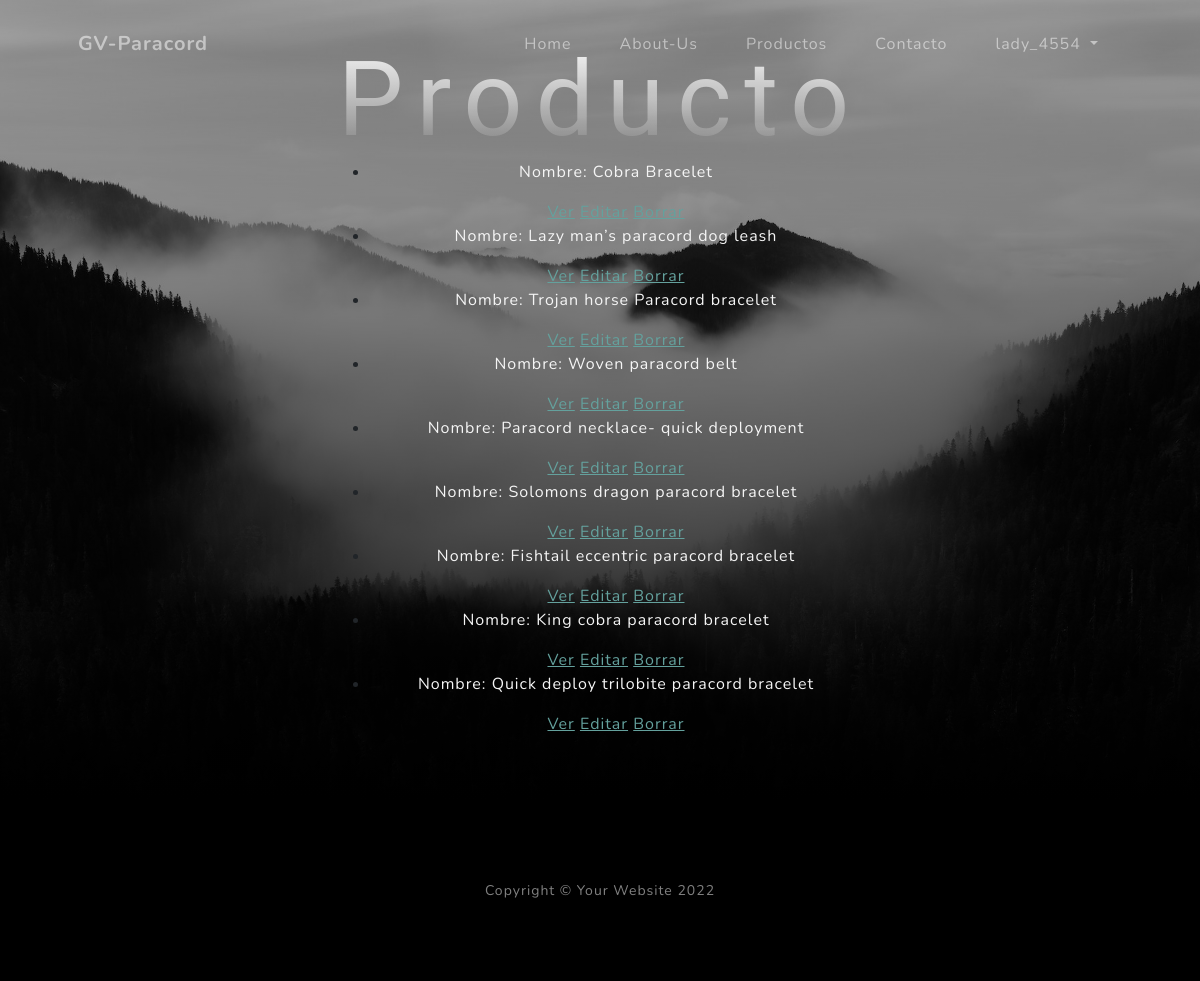
The page /producto/list (signed in) on the database its author committed.
### AppECP/models.py (models this page shows, shortened)
class Producto(models.Model):
	nombre = models.CharField(max_length=250, verbose_name='Nombre')
	encabezado = models.TextField(verbose_name='Encabezado')
	contenido = models.TextField(verbose_name='Contenido')
	image = models.ImageField(default='users/cobra.png',upload_to='producto/', null=True, blank=True, verbose_name='Imagen')
	precio = models.FloatField()
	creacion = models.DateField(verbose_name='Fecha de creación')
	category = models.ForeignKey(Categorias, on_delete=models.CASCADE, related_name='get_posts', verbose_name='Categoría')
	fabricante = models.ForeignKey(User, on_delete=models.CASCADE, related_name='get_posts', verbose_name='Fabricante')
	class Meta:
		verbose_name = 'Producto'
		verbose_name_plural = 'Productos'
		ordering = ['-creacion']

### AppECP/views.py (the view)
# urls.py: path('producto/list', views.ProductoListView.as_view(), name='List'),
class ProductoListView(ListView):
    model = Producto
    template_name = "AppECP/producto_list.html"

### AppECP/templates/AppECP/producto_list.html (shortened to what this page needs)
<!DOCTYPE html>
<html lang="en">
    <head>
        {% load static %}
        <link href="{% static 'css/styles.css'%}" rel="stylesheet" />
    </head>
    <body id="page-top">
        <nav class="navbar navbar-expand-lg navbar-light fixed-top" id="mainNav">
            <div class="container px-4 px-lg-5">
                <a class="navbar-brand" href="#page-top">GV-Paracord</a>
                <div class="collapse navbar-collapse" id="navbarResponsive">
                    <ul class="navbar-nav ms-auto">
                        <li class="nav-item"><a class="nav-link" href={% url 'home' %}>Home</a></li>
                        <li class="nav-item"><a class="nav-link" href={% url 'aboutus' %}>About-Us</a></li>
                        <li class="nav-item"><a class="nav-link" href={% url 'products' %}>Productos</a></li>
                        <li class="nav-item"><a class="nav-link" href={% url 'contacto' %}>Contacto</a></li>
                        {% if request.user.is_authenticated %}
                        <li class="nav-item dropdown">
                            <a class="nav-link dropdown-toggle" href="#" role="button" data-bs-toggle="dropdown" aria-expanded="false">
                                {{ user.username}}
                            </a>
                          </li>
                        {% else %}
                        <li class="nav-item"><a class="nav-link" href={% url 'login' %}>Ingresar</a></li>
                        <li class="nav-item"><a class="nav-link" href={% url 'register' %}>Registrarse</a></li>
                        {% endif %}
                    </ul>
                </div>
            </div>
        </nav>
        <header class="masthead">
            <div class="container px-4 px-lg-5 d-flex h-100 align-items-center justify-content-center">
                <div class="d-flex justify-content-center">
                    <div class="text-center">
                        <form enctype="multipart/form-data" method="post">{% csrf_token %}
                            <h1> Producto</h1>
                            <ul>
                            {% for producto in object_list %}
                                <li>
                                    <p style="color: whitesmoke;">Nombre: {{producto.nombre}}</p>
                                    <a href="{% url 'Detail' producto.id %}"> Ver</a>
                                    <a href="{% url 'Edit' producto.id %}"> Editar</a>
                                    <a href="{% url 'Delete' producto.id %}"> Borrar</a>
                                </li>
                             {% endfor %}
                            </ul>
                        </form>
                    </div>
                </div>
            </div>
        </header>
        <footer class="footer bg-black small text-center text-white-50"><div class="container px-4 px-lg-5">Copyright &copy; Your Website 2022</div></footer>
    </body>
</html>

### rows shown on the page
Producto: nombre "Cobra Bracelet"
Producto: nombre "Lazy man’s paracord dog leash"
Producto: nombre "Trojan horse Paracord bracelet"
Producto: nombre "Woven paracord belt"
Producto: nombre "Paracord necklace- quick deployment"
Producto: nombre "Solomons dragon paracord bracelet"
Producto: nombre "Fishtail eccentric paracord bracelet"
Producto: nombre "King cobra paracord bracelet"
Producto: nombre "Quick deploy trilobite paracord bracelet"

### other values the page prints
{{ user.username }} "lady_4554"
